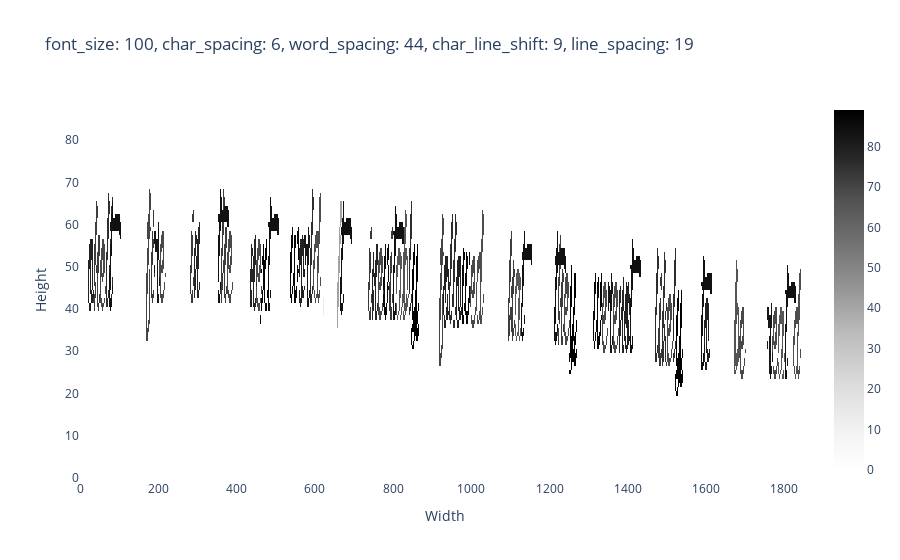

Write notebook code for a chart like this one.
### Code cell
text_length = 1000
page = np.random.randint(0, len(corpus) - text_length)
sample_text = corpus[page:page+text_length]

manuscript, params = sample_manuscript_from_corpus(sample_text,
    margin=4,
    size=(256, 2048),
    allow_intersections=True,
    p_prototype=0.0,
    p_corrupt=0.0,
    direction=1,
    font_size_range=(32, 128),
    char_line_shift_range=(2, 10),
    char_spacing_range=(2, 16),
    line_spacing_range=(4, 32),
    time2token=time2token,
    token2image=lambda token, f: generate_image_from_token(token, f, loaded_font=loaded_font),
    spacing_token=" ",
)

output = center_text(manuscript["raw"])
show_labelled_manuscript(output, params=params, figsize=(15, 15), random_crop_size=None, interactive=True, nlabels=ord("~")-ord(" "))
print("range for output:", np.min(output), np.max(output))
sample_text

### Figure 1 — Plotly figure (JSON) as saved in the notebook; plotly's stock layout.template omitted (floating-point values rounded to 4 significant figures; data arrays with more than 128 entries replaced by an {"elided": "..."} marker saying what was removed)
{"data": [{"colorscale": [[0, "rgb(255,255,255)"], [0.125, "rgb(240,240,240)"], [0.25, "rgb(217,217,217)"], [0.375, "rgb(189,189,189)"], [0.5, "rgb(150,150,150)"], [0.625, "rgb(115,115,115)"], [0.75, "rgb(82,82,82)"], [0.875, "rgb(37,37,37)"], [1, "rgb(0,0,0)"]], "type": "heatmap", "z": {"elided": "90x1864 int values"}}], "layout": {"title": {"text": "font_size: 100, char_spacing: 6, word_spacing: 44, char_line_shift: 9, line_spacing: 19"}, "xaxis": {"title": {"text": "Width"}}, "yaxis": {"title": {"text": "Height"}}}}
